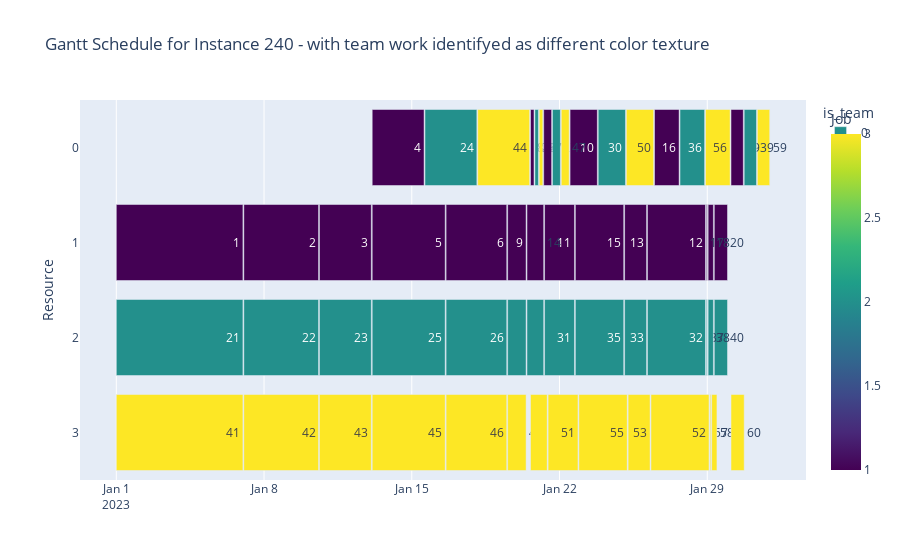

Here is the notebook cell this chart was saved with:
### Markdown cell above
# See teams

### Code cell
df_team = prepare_resources.expand_the_resources(df)
gantt.plot_gantt_chart_with_teams(df_team, instance_number)
